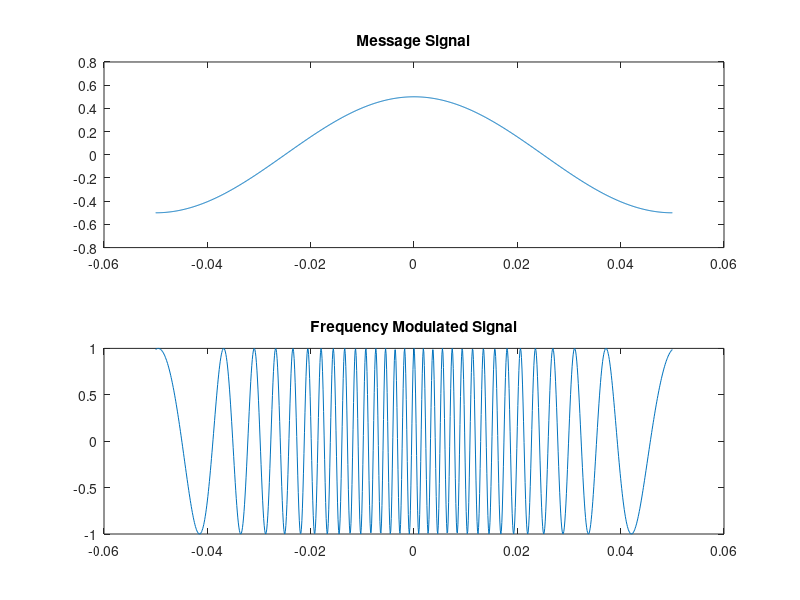
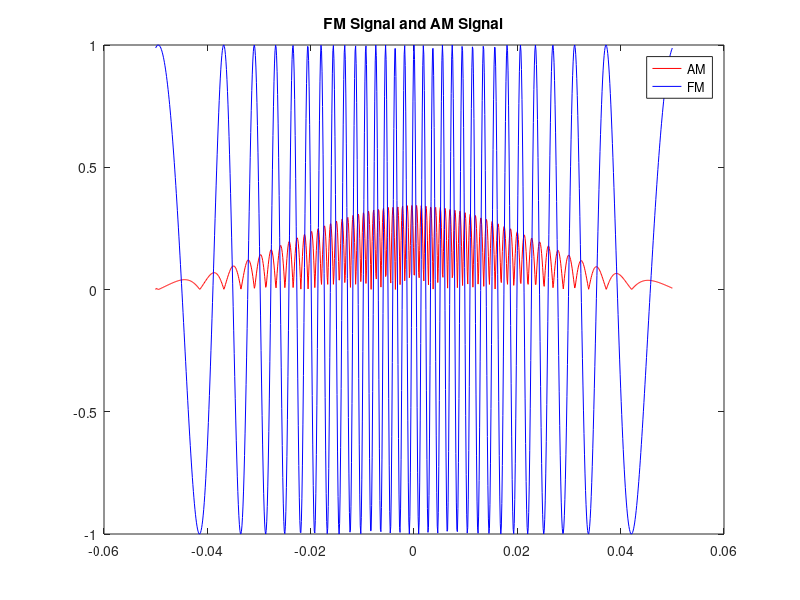
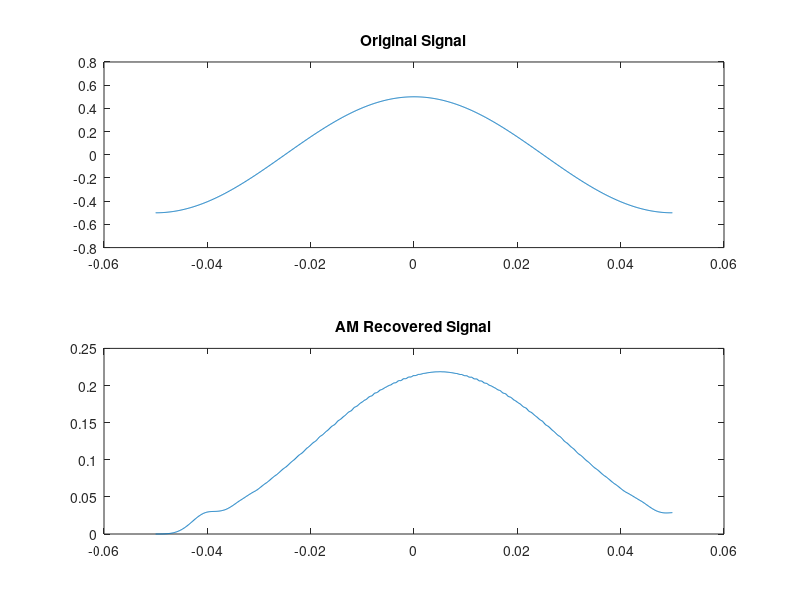

The MATLAB source for these figures, in order: (Note: this script raises an error after producing the figures.)
%% ADC Lab Assignment #11

%% Task 1

T0 = 0.1;
Fs = 10000;
Fc = 300;
Kf = 1000*pi;
Ts = 1/Fs;
t = -T0/2:Ts:T0/2;

m = 0.5*cos(20*pi*t);

mi = Kf*cumsum(m)/Fs;
s_fm = cos(2*pi*Fc*t + mi);

figure,
subplot(211), plot(t,m), title('Message Signal')
subplot(212), plot(t,s_fm), title('Frequency Modulated Signal')

%% Task 2

s_am = zeros(1,length(s_fm));

for n=2:length(s_fm)
    s_am(n) = abs((s_fm(n)-s_fm(n-1)));
end

figure, plot(t,s_am,'r',t,s_fm,'b');
legend('AM','FM');
title('FM Signal and AM Signal')

%% Task 3

N = 100;                      
Wn = 10/(Fs/2);                
a = fir1(N,Wn);                

rec = filter(a,1,s_am);

figure,
subplot(211), plot(t,m), title('Original Signal');
subplot(212),plot(t,rec), title('AM Recovered Signal');

%% Task 4

clc

Fs = 10000;
Fc = 500;
Kf = 50*pi;
t = -0.04:1/Fs:0.04;

m = 0.5*cos(20*pi*t);

s_fm = cos(2*pi*Fc*t+Kf*cumsum(m)/Fs);

lf_out = pll(s_fm,t,Fs,Fc);

%% Task 5

figure,
subplot(211), plot(t,m), title('Original Signal');
subplot(212), plot(t,lf_out), title('FM Recovered Signal')

%% Task 6

disp('The required scaling factor is 5')
figure,
subplot(211), plot(t,m), title('Original Signal');
subplot(212), plot(t,lf_out*5), title('Scaled FM Recovered Signal')

%% Credits
% 
%  Made by:
%  Muhammad Abdullah
%  (2015-EE-166)
%  